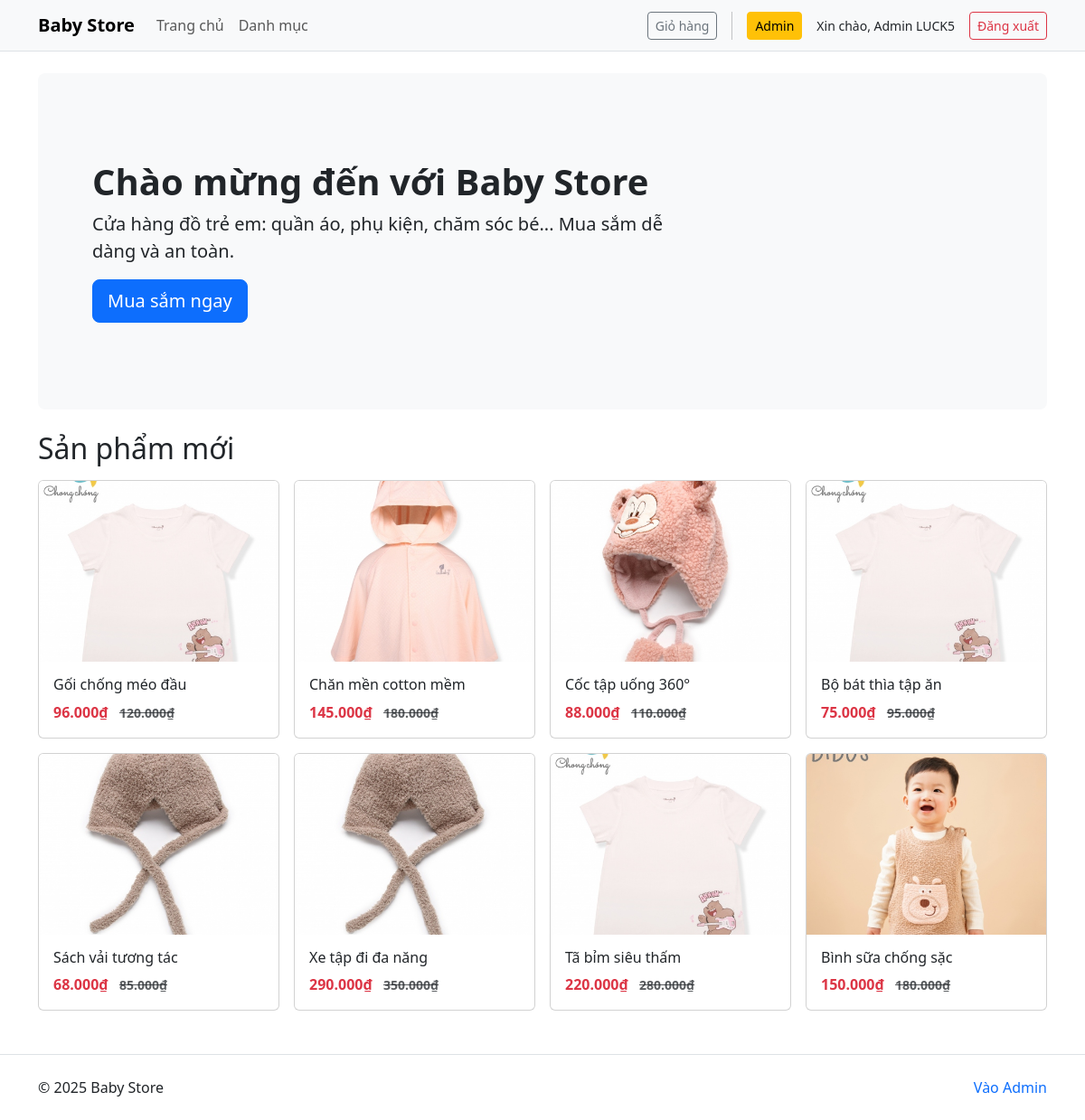
The app's page / (signed in) with its own data.
### tables this page shows
CREATE TABLE `san_phams` (
  `id` int(11) NOT NULL,
  `ten_san_pham` varchar(255) NOT NULL,
  `gia_san_pham` decimal(10,2) NOT NULL,
  `gia_khuyen_mai` decimal(10,2) DEFAULT NULL,
  `hinh_anh` varchar(255) DEFAULT NULL,
  `so_luong` int(11) NOT NULL,
  `luot_xem` int(11) DEFAULT 0,
  `ngay_nhap` date NOT NULL,
  `mo_ta` text DEFAULT NULL,
  `danh_muc_id` int(11) NOT NULL,
  `trang_thai` tinyint(4) NOT NULL DEFAULT 1
);

### controllers/HomeController.php (called while the page is built, shortened)
<?php
class HomeController
{
    public $modelSanPham;
    public function __construct()
    {
        $this->modelSanPham = new SanPham();
    }
    public function home()
    {
       $sanPhamsMoi = $this->modelSanPham->getLatestProducts(8);
       require_once './views/layout/header.php';
       require_once './views/home.php';
       require_once './views/layout/footer.php';
    }
}

### index.php (called while the page is built, shortened)
<?php
require_once './commons/function.php';
require_once './controllers/HomeController.php';
require_once './models/SanPham.php';
$act = $_GET['act'] ?? '/';
match ($act) {
    '/' =>(new HomeController())->home(),
    'trangchu' =>(new HomeController())->tranhChu(),
    'danh-sach-san-pham' => (new HomeController())->danhSachSanPham(),
    'chi-tiet-san-pham' => (new HomeController())->chiTietSanPham(),
    'danh-muc' => (new HomeController())->danhMuc(),
    'dang-nhap' => (new AuthController())->dangNhap(),
    'dang-ky'   => (new AuthController())->dangKy(),
    'dang-xuat' => (new AuthController())->dangXuat(),
    'them-gio-hang'    => (new CartController())->add(),
    'gio-hang'         => (new CartController())->view(),
    'cap-nhat-gio-hang'=> (new CartController())->update(),
    'xoa-khoi-gio'     => (new CartController())->remove(),
    'thanh-toan'       => (new CartController())->checkout(),
    'don-hang-cua-toi' => (new CartController())->myOrders(),
};

### commons/function.php (called while the page is built, shortened)
<?php
function connectDB() {
    $host = DB_HOST;
    $port = DB_PORT;
    $dbname = DB_NAME;
    try {
        $conn = new PDO("mysql:host=$host;port=$port;dbname=$dbname", DB_USERNAME, DB_PASSWORD);
        $conn->setAttribute(PDO::ATTR_ERRMODE, PDO::ERRMODE_EXCEPTION);
        $conn->setAttribute(PDO::ATTR_DEFAULT_FETCH_MODE, PDO::FETCH_ASSOC);
        return $conn;
    } catch (PDOException $e) {
        echo ("Connection failed: " . $e->getMessage());
    }
}

### models/SanPham.php (called while the page is built, shortened)
<?php
class SanPham{
   public $conn;
   public function __construct()
   {
      $this->conn = connectDB();
   }
   public function getLatestProducts($limit = 8){
      try {
        $limit = (int)$limit;
        $sql = "SELECT * FROM san_phams WHERE trang_thai = 1 ORDER BY id DESC LIMIT $limit";
        $stmt = $this->conn->prepare($sql);
        $stmt->execute();
        return $stmt->fetchAll();
      } catch (Exception $e) {
        echo "Lỗi truy vấn: " . $e->getMessage();
      }
   }
}

### views/home.php (the view)
<div class="p-4 p-md-5 mb-4 bg-light rounded-3">
  <div class="container-fluid py-5">
    <h1 class="display-6 fw-bold">Chào mừng đến với Baby Store</h1>
    <p class="col-md-8 fs-5">Cửa hàng đồ trẻ em: quần áo, phụ kiện, chăm sóc bé... Mua sắm dễ dàng và an toàn.</p>
    <a class="btn btn-primary btn-lg" href="<?= BASE_URL ?>?act=danh-sach-san-pham">Mua sắm ngay</a>
  </div>
</div>
<h2 class="mb-3">Sản phẩm mới</h2>
<div class="row g-3">
  <?php if (!empty($sanPhamsMoi)): foreach($sanPhamsMoi as $sp): ?>
    <div class="col-12 col-sm-6 col-md-4 col-lg-3">
      <div class="card product-card h-100">
        <a href="<?= BASE_URL ?>?act=chi-tiet-san-pham&id=<?= $sp['id'] ?>" class="text-decoration-none text-dark">
          <?php if (!empty($sp['hinh_anh'])): ?>
          <img src="<?= BASE_URL . $sp['hinh_anh'] ?>" class="card-img-top" alt="<?= htmlspecialchars($sp['ten_san_pham']) ?>" onerror="this.onerror=null; this.replaceWith(document.createTextNode('Không có ảnh'));">
          <?php else: ?>
          <div class="text-center text-muted py-5">Không có ảnh</div>
          <?php endif; ?>
          <div class="card-body">
            <h6 class="card-title line-clamp-2"><?= htmlspecialchars($sp['ten_san_pham']) ?></h6>
            <div class="fw-bold text-danger">
              <?= number_format((int)($sp['gia_khuyen_mai'] ?: $sp['gia_san_pham']), 0, ',', '.') ?>₫
              <?php if(!empty($sp['gia_khuyen_mai'])): ?>
                <small class="text-muted text-decoration-line-through ms-2"><?= number_format((int)$sp['gia_san_pham'], 0, ',', '.') ?>₫</small>
              <?php endif; ?>
            </div>
          </div>
        </a>
      </div>
    </div>
  <?php endforeach; else: ?>
    <div class="col-12"><div class="alert alert-info">Chưa có sản phẩm.</div></div>
  <?php endif; ?>
</div>

### views/layout/header.php (style rules this page uses)
.product-card img { object-fit:cover;height:200px;width:100%; }
.line-clamp-2 { display:-webkit-box;-webkit-line-clamp:2;-webkit-box-orient:vertical;overflow:hidden; }

### records on screen
san_phams: hinh_anh (picture), ten_san_pham "Gối chống méo đầu", gia_khuyen_mai "96.000", gia_san_pham "120.000"
san_phams: hinh_anh (picture), ten_san_pham "Chăn mền cotton mềm", gia_khuyen_mai "145.000", gia_san_pham "180.000"
san_phams: hinh_anh (picture), ten_san_pham "Cốc tập uống 360°", gia_khuyen_mai "88.000", gia_san_pham "110.000"
san_phams: hinh_anh (picture), ten_san_pham "Bộ bát thìa tập ăn", gia_khuyen_mai "75.000", gia_san_pham "95.000"
san_phams: hinh_anh (picture), ten_san_pham "Sách vải tương tác", gia_khuyen_mai "68.000", gia_san_pham "85.000"
san_phams: hinh_anh (picture), ten_san_pham "Xe tập đi đa năng", gia_khuyen_mai "290.000", gia_san_pham "350.000"
san_phams: hinh_anh (picture), ten_san_pham "Tã bỉm siêu thấm", gia_khuyen_mai "220.000", gia_san_pham "280.000"
san_phams: hinh_anh (picture), ten_san_pham "Bình sữa chống sặc", gia_khuyen_mai "150.000", gia_san_pham "180.000"

### other values on screen
$_SESSION['user']['ho_ten'] ?: $_SESSION['user']['email'] "Admin LUCK5"
